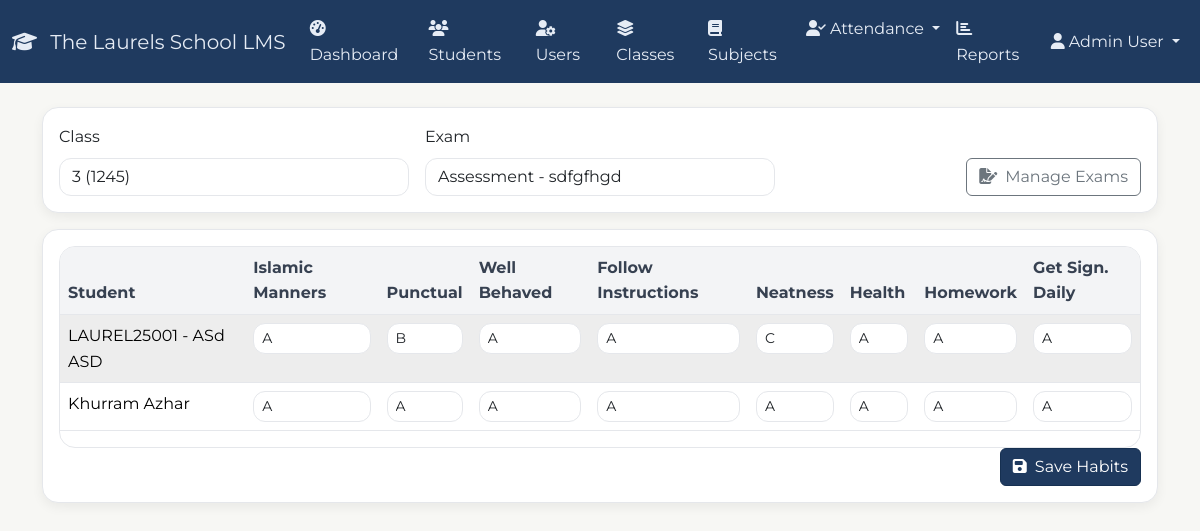
The app's page /admin/habits_entry.php?class_id=3&exam_id=3 (signed in) with its own data.
### tables this page shows
CREATE TABLE `students` (
  `id` int(11) NOT NULL,
  `student_code` varchar(20) DEFAULT NULL,
  `first_name` varchar(50) NOT NULL,
  `middle_name` varchar(50) DEFAULT NULL,
  `last_name` varchar(50) NOT NULL,
  `sex` enum('Male','Female') NOT NULL,
  `date_of_birth` date NOT NULL,
  `birth_place` varchar(100) NOT NULL,
  `religion` varchar(50) DEFAULT NULL,
  `address` text NOT NULL,
  `city` varchar(50) NOT NULL,
  `phone` varchar(20) DEFAULT NULL,
  `father_name` varchar(100) NOT NULL,
  `father_occupation` varchar(100) DEFAULT NULL,
  `father_address` text DEFAULT NULL,
  `father_position` varchar(100) DEFAULT NULL,
  `father_work_phone` varchar(20) DEFAULT NULL,
  `father_cell` varchar(20) DEFAULT NULL,
  `mother_name` varchar(100) NOT NULL,
  `mother_occupation` varchar(100) DEFAULT NULL,
  `mother_address` text DEFAULT NULL,
  `mother_position` varchar(100) DEFAULT NULL,
  `mother_work_phone` varchar(20) DEFAULT NULL,
  `mother_cell` varchar(20) DEFAULT NULL,
  `guardian_name` varchar(100) DEFAULT NULL,
  `guardian_relation` varchar(50) DEFAULT NULL,
  `guardian_phone` varchar(20) DEFAULT NULL,
  `guardian_address` text DEFAULT NULL,
  `emergency_contact_name` varchar(100) NOT NULL,
  `emergency_contact_phone` varchar(20) NOT NULL,
  `last_school_attended` varchar(200) DEFAULT NULL,
  `last_school_year` varchar(10) DEFAULT NULL,
  `last_school_grade` varchar(20) DEFAULT NULL,
  `last_school_address` text DEFAULT NULL,
  `has_asthma` tinyint(1) DEFAULT 0,
  `has_allergies` tinyint(1) DEFAULT 0,
  `has_heart_disease` tinyint(1) DEFAULT 0,
  `has_convulsions` tinyint(1) DEFAULT 0,
  `has_diabetes` tinyint(1) DEFAULT 0,
  `has_cancer` tinyint(1) DEFAULT 0,
  `has_tuberculosis` tinyint(1) DEFAULT 0,
  `has_epilepsy` tinyint(1) DEFAULT 0,
  `has_hearing_problems` tinyint(1) DEFAULT 0,
  `has_speech_problems` tinyint(1) DEFAULT 0,
  `has_orthopedic_problems` tinyint(1) DEFAULT 0,
  `has_other_problems` tinyint(1) DEFAULT 0,
  `other_problems_description` text DEFAULT NULL,
  `major_operations_injuries` text DEFAULT NULL,
  `regular_medication` text DEFAULT NULL,
  `family_physician_name` varchar(100) DEFAULT NULL,
  `family_physician_phone` varchar(20) DEFAULT NULL,
  `heard_through_newspapers` tinyint(1) DEFAULT 0,
  `heard_through_advertisements` tinyint(1) DEFAULT 0,
  `heard_through_friends` tinyint(1) DEFAULT 0,
  `heard_through_relatives` tinyint(1) DEFAULT 0,
  `heard_through_other` tinyint(1) DEFAULT 0,
  `heard_through_other_description` text DEFAULT NULL,
  `application_date` date NOT NULL,
  `parent_signature` varchar(255) DEFAULT NULL,
  `passport_photo` varchar(255) DEFAULT NULL,
  `school_leaving_certificate` varchar(255) DEFAULT NULL,
  `recent_exam_results` varchar(255) DEFAULT NULL,
  `father_nic_copy` varchar(255) DEFAULT NULL,
  `mother_nic_copy` varchar(255) DEFAULT NULL,
  `guardian_nic_copy` varchar(255) DEFAULT NULL,
  `birth_certificate` varchar(255) DEFAULT NULL,
  `is_verified` tinyint(1) DEFAULT 0,
  `verified_by` int(11) DEFAULT NULL,
  `verified_at` timestamp NULL DEFAULT NULL,
  `verification_notes` text DEFAULT NULL,
  `status` enum('pending','active','inactive','withdrawn','completed','suspended','expelled','transferred','graduated','on_leave') DEFAULT 'pending',
  `created_at` timestamp NOT NULL DEFAULT current_timestamp(),
  `updated_at` timestamp NOT NULL DEFAULT current_timestamp() ON UPDATE current_timestamp()
);

CREATE TABLE `student_habits` (
  `id` int(11) NOT NULL,
  `exam_id` int(11) NOT NULL,
  `student_id` int(11) NOT NULL,
  `islamic_manners` enum('A','B','C') DEFAULT NULL,
  `punctual` enum('A','B','C') DEFAULT NULL,
  `well_behaved` enum('A','B','C') DEFAULT NULL,
  `follow_instructions` enum('A','B','C') DEFAULT NULL,
  `neatness` enum('A','B','C') DEFAULT NULL,
  `health` enum('A','B','C') DEFAULT NULL,
  `homework` enum('A','B','C') DEFAULT NULL,
  `get_sign_daily` enum('A','B','C') DEFAULT NULL,
  `created_at` timestamp NOT NULL DEFAULT current_timestamp(),
  `updated_at` timestamp NOT NULL DEFAULT current_timestamp() ON UPDATE current_timestamp()
);

### admin/habits_entry.php (the view, shortened to what this page needs)
<?php
$pdo = getDBConnection();
$pdo->exec("CREATE TABLE IF NOT EXISTS student_habits (
  id INT PRIMARY KEY AUTO_INCREMENT,
  exam_id INT NOT NULL,
  student_id INT NOT NULL,
  islamic_manners ENUM('A','B','C') DEFAULT NULL,
  punctual ENUM('A','B','C') DEFAULT NULL,
  well_behaved ENUM('A','B','C') DEFAULT NULL,
  follow_instructions ENUM('A','B','C') DEFAULT NULL,
  neatness ENUM('A','B','C') DEFAULT NULL,
  health ENUM('A','B','C') DEFAULT NULL,
  homework ENUM('A','B','C') DEFAULT NULL,
  get_sign_daily ENUM('A','B','C') DEFAULT NULL,
  created_at TIMESTAMP DEFAULT CURRENT_TIMESTAMP,
  updated_at TIMESTAMP DEFAULT CURRENT_TIMESTAMP ON UPDATE CURRENT_TIMESTAMP,
  UNIQUE KEY uq_exam_student (exam_id, student_id),
  FOREIGN KEY (exam_id) REFERENCES exams(id) ON DELETE CASCADE,
  FOREIGN KEY (student_id) REFERENCES students(id) ON DELETE CASCADE
) ENGINE=InnoDB DEFAULT CHARSET=utf8mb4;");
$classId = isset($_GET['class_id']) ? (int)$_GET['class_id'] : 0;
$examId = isset($_GET['exam_id']) ? (int)$_GET['exam_id'] : 0;
$classes = $pdo->query('SELECT id, name, academic_year FROM classes ORDER BY created_at DESC')->fetchAll();
$exams = [];
if ($classId > 0) {
    $stmt = $pdo->prepare('SELECT id, name, exam_type FROM exams WHERE class_id=? ORDER BY created_at DESC');
    $stmt->execute([$classId]);
    $exams = $stmt->fetchAll();
}
$students = [];
$exam = null;
if ($classId > 0 && $examId > 0) {
    $st = $pdo->prepare('SELECT * FROM exams WHERE id=? AND class_id=?');
    $st->execute([$examId, $classId]);
    $exam = $st->fetch();
    if ($exam) {
        $st = $pdo->prepare('SELECT s.id, s.first_name, s.middle_name, s.last_name, s.student_code FROM enrollments e JOIN students s ON s.id=e.student_id WHERE e.class_id=? AND e.status="active" ORDER BY s.first_name, s.last_name');
        $st->execute([$classId]);
        $students = $st->fetchAll();
    }
}
$habitMap = [];
if ($examId > 0) {
    $st = $pdo->prepare('SELECT * FROM student_habits WHERE exam_id=?');
    $st->execute([$examId]);
    while ($r = $st->fetch()) { $habitMap[$r['student_id']] = $r; }
}
$opts = ['A'=>'A','B'=>'B','C'=>'C'];
?>
<!DOCTYPE html>
<html lang="en">
<head>
    <link href="https://cdn.jsdelivr.net/npm/bootstrap@5.3.2/dist/css/bootstrap.min.css" rel="stylesheet">
    <link href="https://cdnjs.cloudflare.com/ajax/libs/font-awesome/6.4.0/css/all.min.css" rel="stylesheet">
    <link href="../assets/css/theme.css" rel="stylesheet">
</head>
<body>
<?php $active='classes'; include __DIR__.'/partials/navbar.php'; ?>
<div class="container mt-4">
    <div class="card mb-3"><div class="card-body">
        <form method="GET" class="row g-3">
            <div class="col-md-4">
                <label class="form-label">Class</label>
                <select name="class_id" class="form-select" onchange="this.form.submit()">
                    <?php foreach ($classes as $c): ?>
                        <option value="<?php echo $c['id']; ?>" <?php echo $classId===$c['id']?'selected':''; ?>><?php echo htmlspecialchars($c['name'].' ('.$c['academic_year'].')'); ?></option>
                    <?php endforeach; ?>
                </select>
            </div>
            <div class="col-md-4">
                <label class="form-label">Exam</label>
                <select name="exam_id" class="form-select" onchange="this.form.submit()">
                    <?php foreach ($exams as $e): ?>
                        <option value="<?php echo $e['id']; ?>" <?php echo $examId===$e['id']?'selected':''; ?>><?php echo htmlspecialchars(ucfirst($e['exam_type']).' - '.$e['name']); ?></option>
                    <?php endforeach; ?>
                </select>
            </div>
            <div class="col-md-4 align-self-end text-end">
                <a href="exams.php?class_id=<?php echo $classId; ?>" class="btn btn-outline-secondary"><i class="fas fa-file-signature me-2"></i>Manage Exams</a>
            </div>
        </form>
    </div></div>
    <?php if ($classId>0 && $examId>0 && $exam): ?>
    <div class="card"><div class="card-body">
        <?php if (!$students): ?>
            <div class="alert alert-warning mb-0">No active students enrolled in this class.</div>
        <?php else: ?>
            <form method="POST">
                <div class="table-responsive">
                    <table class="table table-striped">
                        <thead>
                            <tr>
                                <th>Student</th>
                                <th>Islamic Manners</th>
                                <th>Punctual</th>
                                <th>Well Behaved</th>
                                <th>Follow Instructions</th>
                                <th>Neatness</th>
                                <th>Health</th>
                                <th>Homework</th>
                                <th>Get Sign. Daily</th>
                            </tr>
                        </thead>
                        <tbody>
                            <?php foreach ($students as $stu): $full = trim(($stu['student_code']? $stu['student_code'].' - ' : '').$stu['first_name'].' '.($stu['middle_name']??'').' '.$stu['last_name']); $h=$habitMap[$stu['id']]??[]; ?>
                                <tr>
                                    <td><?php echo htmlspecialchars($full); ?></td>
                                    <?php $fields=['islamic_manners','punctual','well_behaved','follow_instructions','neatness','health','homework','get_sign_daily']; foreach ($fields as $f): ?>
                                        <td>
                                            <select name="habits[<?php echo $stu['id']; ?>][<?php echo $f; ?>]" class="form-select form-select-sm">
                                                <?php foreach ($opts as $val=>$label): ?>
                                                    <option value="<?php echo $val; ?>" <?php echo (($h[$f]??'')===$val)?'selected':''; ?>><?php echo $label; ?></option>
                                                <?php endforeach; ?>
                                            </select>
                                        </td>
                                    <?php endforeach; ?>
                                </tr>
                            <?php endforeach; ?>
                        </tbody>
                    </table>
                </div>
                <div class="d-flex justify-content-end">
                    <button class="btn btn-primary"><i class="fas fa-save me-2"></i>Save Habits</button>
                </div>
            </form>
        <?php endif; ?>
    </div></div>
    <?php endif; ?>
</div>
</body>
</html>

### assets/css/theme.css (style rules this page uses)
:root { --color-navy: #1f3a5f; --color-navy-700: #163051; --color-green: #2a6f4e; --color-green-700: #225b40; --color-bg: #f7f7f4; --color-surface: #ffffff; --color-muted: #6b7280; --color-border: #e5e7eb; --radius-md: 12px; --radius-lg: 16px; --shadow-sm: 0 4px 12px rgba(0,0,0,0.06); --shadow-md: 0 8px 24px rgba(0,0,0,0.08); }
html, body { background: var(--color-bg); color: #1f2937; font-family: 'Montserrat', system-ui, -apple-system, Segoe UI, Roboto, Helvetica, Arial, 'Apple Color Emoji', 'Segoe UI Emoji', 'Segoe UI Symbol'; line-height: 1.6; }
.btn-primary { background: var(--color-navy); border-color: var(--color-navy-700); }
.card { border: 1px solid var(--color-border); border-radius: var(--radius-lg); box-shadow: var(--shadow-sm); background: var(--color-surface); }
.table { border-color: var(--color-border); }
.table thead th { background: #f3f4f6; color: #374151; border-bottom: 1px solid var(--color-border); }
.table-striped > tbody > tr:nth-of-type(odd) > * { background-color: #fafafa; }
.form-control, .form-select, textarea { border-radius: var(--radius-md); border-color: var(--color-border); background: #fff; }
.table-responsive { border-radius: var(--radius-lg); border: 1px solid var(--color-border); overflow: hidden; background: #fff; }
a { color: var(--color-navy); }

### records on screen
students: full "LAUREL25001 - ASd ASD", id "A", id.punctual "B", id.neatness "C"
students: full "Khurram Azhar", id "A"

### other values on screen
$_SESSION['user_name'] "Admin User"
form field class_id "3 (1245)"
form field exam_id "Assessment - sdfgfhgd"
